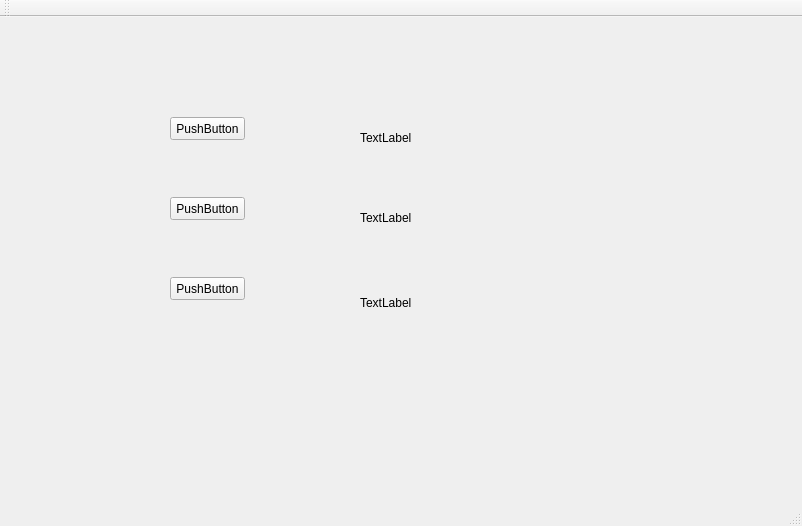
<?xml version="1.0" encoding="UTF-8"?>
<ui version="4.0">
 <class>MainWindow</class>
 <widget class="QMainWindow" name="MainWindow">
  <property name="geometry">
   <rect>
    <x>0</x>
    <y>0</y>
    <width>802</width>
    <height>526</height>
   </rect>
  </property>
  <property name="windowTitle">
   <string>MainWindow</string>
  </property>
  <widget class="QWidget" name="centralWidget">
   <widget class="QPushButton" name="pushButtonTextChange">
    <property name="geometry">
     <rect>
      <x>170</x>
      <y>100</y>
      <width>75</width>
      <height>23</height>
     </rect>
    </property>
    <property name="text">
     <string>PushButton</string>
    </property>
   </widget>
   <widget class="QPushButton" name="pushButton_2">
    <property name="geometry">
     <rect>
      <x>170</x>
      <y>180</y>
      <width>75</width>
      <height>23</height>
     </rect>
    </property>
    <property name="text">
     <string>PushButton</string>
    </property>
   </widget>
   <widget class="QPushButton" name="pushButton_3">
    <property name="geometry">
     <rect>
      <x>170</x>
      <y>260</y>
      <width>75</width>
      <height>23</height>
     </rect>
    </property>
    <property name="text">
     <string>PushButton</string>
    </property>
   </widget>
   <widget class="QLabel" name="labelTextChange">
    <property name="geometry">
     <rect>
      <x>360</x>
      <y>100</y>
      <width>111</width>
      <height>41</height>
     </rect>
    </property>
    <property name="text">
     <string>TextLabel</string>
    </property>
   </widget>
   <widget class="QLabel" name="label_2">
    <property name="geometry">
     <rect>
      <x>360</x>
      <y>180</y>
      <width>101</width>
      <height>41</height>
     </rect>
    </property>
    <property name="text">
     <string>TextLabel</string>
    </property>
   </widget>
   <widget class="QLabel" name="label_3">
    <property name="geometry">
     <rect>
      <x>360</x>
      <y>260</y>
      <width>111</width>
      <height>51</height>
     </rect>
    </property>
    <property name="text">
     <string>TextLabel</string>
    </property>
   </widget>
  </widget>
  <widget class="QMenuBar" name="menuBar">
   <property name="geometry">
    <rect>
     <x>0</x>
     <y>0</y>
     <width>802</width>
     <height>21</height>
    </rect>
   </property>
  </widget>
  <widget class="QToolBar" name="mainToolBar">
   <attribute name="toolBarArea">
    <enum>TopToolBarArea</enum>
   </attribute>
   <attribute name="toolBarBreak">
    <bool>false</bool>
   </attribute>
  </widget>
  <widget class="QStatusBar" name="statusBar"/>
 </widget>
 <layoutdefault spacing="6" margin="11"/>
 <resources/>
 <connections/>
</ui>
